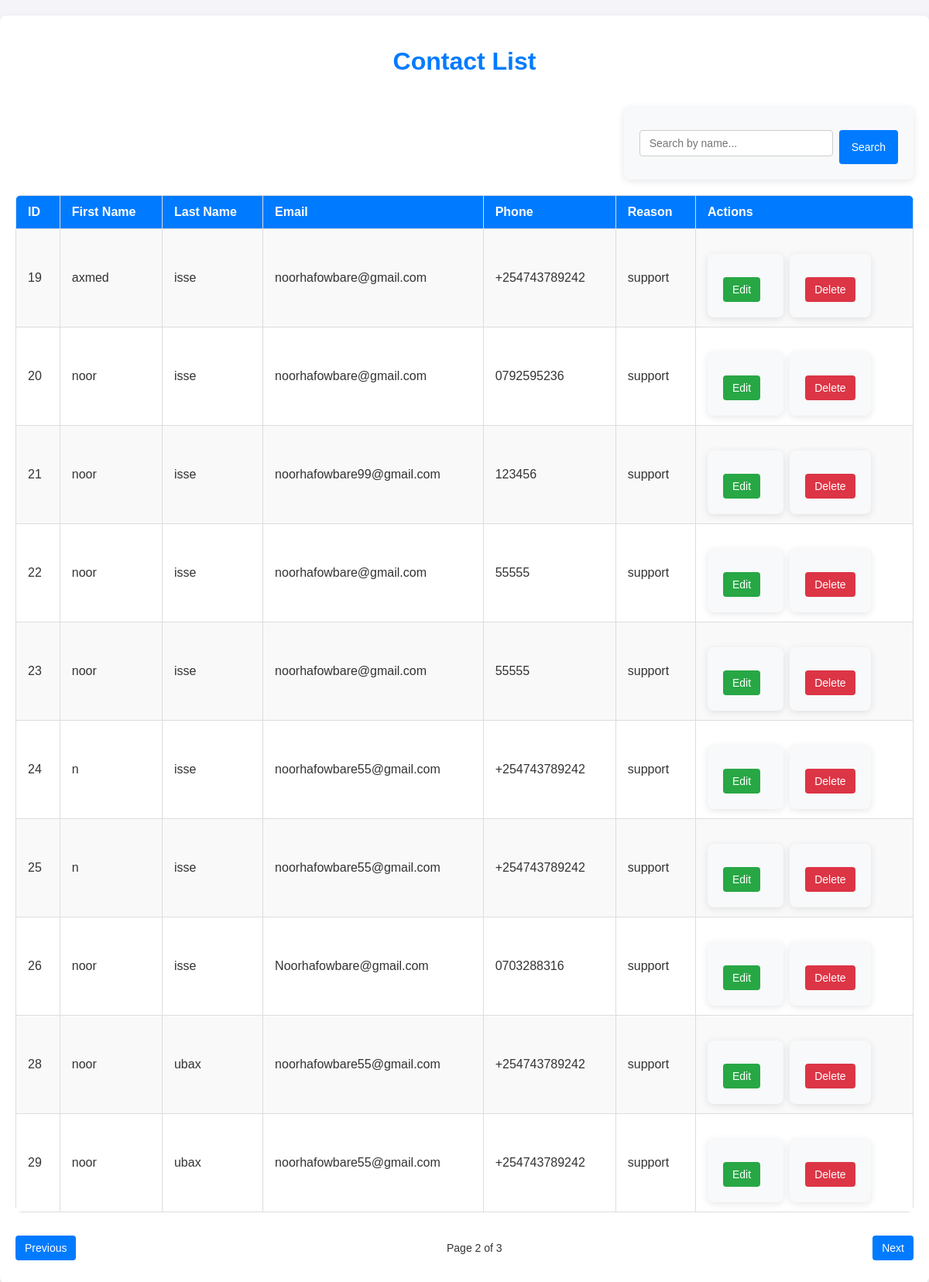
The page /admin/contacts?page=2&search= on the database as committed earlier.
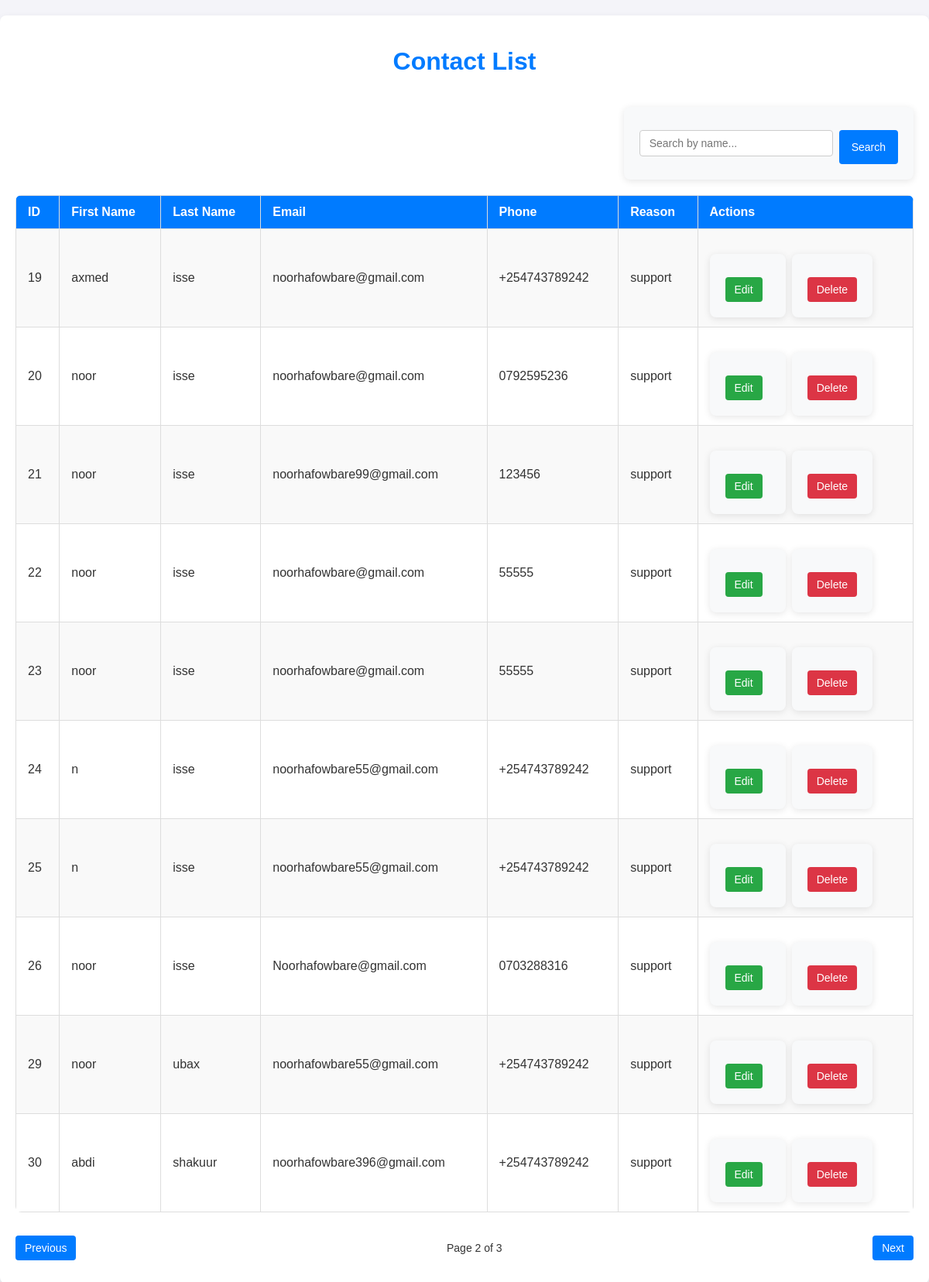
The same page on the database as committed later.
### tables this page shows
CREATE TABLE contacts (
                    id INTEGER PRIMARY KEY AUTOINCREMENT,
                    first_name TEXT NOT NULL,
                    last_name TEXT NOT NULL,
                    email TEXT NOT NULL,
                    phone TEXT NOT NULL,
                    reason TEXT NOT NULL
                );

### app.py (the view)
@app.route('/admin/contacts')
def view_contacts():
    search = request.args.get('search', '')
    page = request.args.get('page', 1, type=int)
    per_page = 10
    offset = (page - 1) * per_page
    conn = get_db_connection()
    query = 'SELECT * FROM contacts WHERE first_name LIKE ? OR last_name LIKE ? LIMIT ? OFFSET ?'
    search_param = f"%{search}%"
    contacts = conn.execute(query, (search_param, search_param, per_page, offset)).fetchall()
    total_query = 'SELECT COUNT(*) FROM contacts WHERE first_name LIKE ? OR last_name LIKE ?'
    total = conn.execute(total_query, (search_param, search_param)).fetchone()[0]
    conn.close()
    return render_template('contacts.html', contacts=contacts, page=page, per_page=per_page, total=total)

### app.py (called while the page is built)
def get_db_connection():
    conn = sqlite3.connect('database.db')
    conn.row_factory = sqlite3.Row
    return conn

### templates/contacts.html (shortened to what this page needs)
<!DOCTYPE html>
<html lang="en">
  <head>
    <link
      rel="stylesheet"
      href="{{ url_for('static', filename='css/admin.css') }}"
    />
    <link
      rel="stylesheet"
      href="{{ url_for('static', filename='css/contacts.css') }}"
    />
  </head>
  <body>
    <div class="container">
      <h1>Contact List</h1>
      <div class="search-container">
        <form action="{{ url_for('view_contacts') }}" method="GET">
          <input
            type="text"
            name="search"
            placeholder="Search by name..."
            value="{{ request.args.get('search', '') }}"
          />
          <button type="submit">Search</button>
        </form>
      </div>
      <table>
        <tr>
          <th>ID</th>
          <th>First Name</th>
          <th>Last Name</th>
          <th>Email</th>
          <th>Phone</th>
          <th>Reason</th>
          <th>Actions</th>
        </tr>
        {% for contact in contacts %}
        <tr>
          <td>{{ contact.id }}</td>
          <td>{{ contact.first_name }}</td>
          <td>{{ contact.last_name }}</td>
          <td>{{ contact.email }}</td>
          <td>{{ contact.phone }}</td>
          <td>{{ contact.reason }}</td>
          <td>
            <div class="actions">
              <form
                action="{{ url_for('edit_contact', id=contact.id) }}"
                method="GET"
                style="display: inline"
              >
                <button class="edit" type="submit">Edit</button>
              </form>
              <form
                action="{{ url_for('delete_contact', id=contact.id) }}"
                method="POST"
                style="display: inline"
                onsubmit="return confirm('Are you sure you want to delete this contact?');"
              >
                <button class="delete" type="submit">Delete</button>
              </form>
            </div>
          </td>
        </tr>
        {% endfor %}
      </table>
      <div class="pagination">
        {% if page > 1 %}
        <a
          href="{{ url_for('view_contacts', page=page-1, search=request.args.get('search', '')) }}"
          >Previous</a
        >
        {% endif %}
        <span
          >Page {{ page }} of {{ (total // per_page) + (1 if total % per_page >
          0 else 0) }}</span
        >
        {% if page < (total // per_page) + (1 if total % per_page > 0 else 0) %}
        <a
          href="{{ url_for('view_contacts', page=page+1, search=request.args.get('search', '')) }}"
          >Next</a
        >
        {% endif %}
      </div>
    </div>
  </body>
</html>

### static/css/admin.css (style rules this page uses)
body { font-family: Arial, sans-serif; background-color: #f8f9fa; margin: 0; padding: 20px; }
.container { max-width: 1200px; margin: 0 auto; padding: 20px; background-color: white; border-radius: 8px; box-shadow: 0 2px 10px rgba(0, 0, 0, 0.1); }
table { width: 100%; border-collapse: collapse; margin-bottom: 20px; background-color: white; border-radius: 8px; overflow: hidden; }
table th, table td { padding: 15px; border: 1px solid #ddd; text-align: left; }
table th { background-color: #007bff; color: white; font-size: 16px; }
table tr:nth-child(even) { background-color: #f2f2f2; }
button.edit { background-color: #28a745; color: white; border: none; padding: 5px 8px; border-radius: 4px; cursor: pointer; margin-right: 10px; }
button.delete { background-color: #dc3545; color: white; border: none; padding: 5px 8px; border-radius: 4px; cursor: pointer; }
.actions { display: flex; justify-content: flex-start; align-items: center; }
form { margin-top: 20px; background-color: #f8f9fa; padding: 20px; border-radius: 8px; box-shadow: 0 2px 10px rgba(0, 0, 0, 0.1); }
form input, form select, form textarea { width: 100%; padding: 10px; margin: 10px 0; border: 1px solid #ddd; border-radius: 4px; box-sizing: border-box; }
form button { background-color: #007bff; color: white; padding: 12px 20px; border: none; border-radius: 4px; cursor: pointer; font-size: 16px; margin-top: 10px; }

### static/css/contacts.css (style rules this page uses)
body { font-family: "Arial", sans-serif; background-color: #f4f4f9; margin: 0; padding: 0; color: #333; }
.container { max-width: 1200px; margin: 20px auto; background: #fff; padding: 20px; border-radius: 8px; box-shadow: 0 4px 10px rgba(0, 0, 0, 0.1); }
h1 { text-align: center; font-size: 2rem; color: #007bff; margin-bottom: 20px; }
.search-container { margin-bottom: 20px; display: flex; justify-content: flex-end; }
.search-container form { display: flex; gap: 8px; }
.search-container input { padding: 8px 12px; font-size: 14px; border: 1px solid #ccc; border-radius: 4px; width: 250px; }
.search-container button { padding: 8px 16px; font-size: 14px; border: none; border-radius: 4px; background-color: #007bff; color: white; cursor: pointer; transition: background-color 0.3s ease; }
table { width: 100%; border-collapse: collapse; margin-bottom: 20px; }
table th, table td { text-align: left; padding: 12px 15px; border: 1px solid #ddd; }
table th { background-color: #007bff; color: white; font-weight: bold; }
table tr:nth-child(even) { background-color: #f9f9f9; }
.actions { display: flex; gap: 8px; }
.actions .edit, .actions .delete { padding: 8px 12px; font-size: 14px; border: none; border-radius: 4px; cursor: pointer; transition: transform 0.2s ease, background-color 0.3s ease; }
.actions .edit { background-color: #28a745; color: white; }
.actions .delete { background-color: #dc3545; color: white; }
.pagination { display: flex; justify-content: space-between; align-items: center; padding: 10px 0; font-size: 14px; }
.pagination a { padding: 8px 12px; text-decoration: none; background-color: #007bff; color: white; border-radius: 4px; transition: background-color 0.3s ease; }
.pagination span { color: #333; }

Rows that differ between the two databases and show on the page:
removed contacts: id "28", first_name "noor", last_name "ubax", email "noorhafowbare55@gmail.com", phone "+254743789242", reason "support"
now on this page (row unchanged): contacts: id "30", first_name "abdi", last_name "shakuur", email "noorhafowbare396@gmail.com", phone "+254743789242", reason "support"
